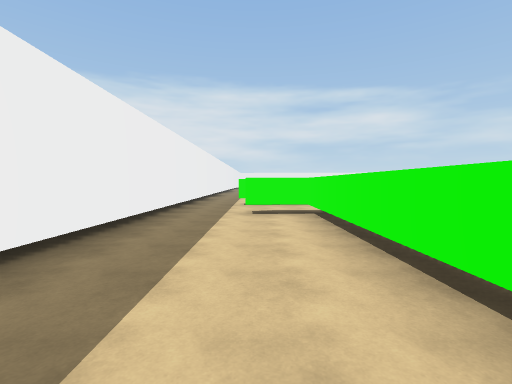
[1] (above)

24 first-person views from a walk through a 3-D level made in the Unity game engine. The camera is 1.5 m above the floor, tilts 2° down and sees 85° across. The floor is counted in squares, 2 m on a side. Each view is taken from the middle of a square. On the plan, view 1 faces up. The plan holds only what a view shows up to about 10 squares ahead; the rest is blank. The place goes on beyond the plan. The player character is not drawn. Surface patterns are stand-ins for the level's own textures.

[2]
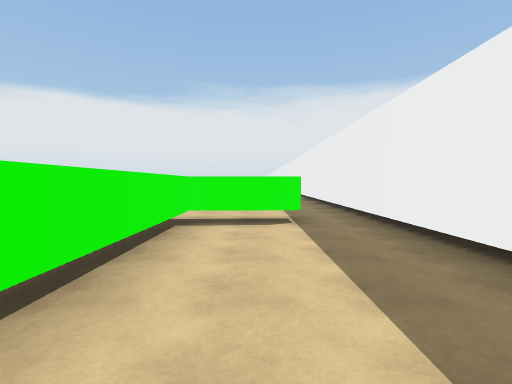

[3]
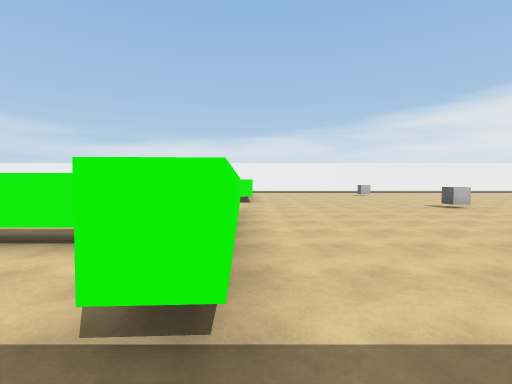

[4]
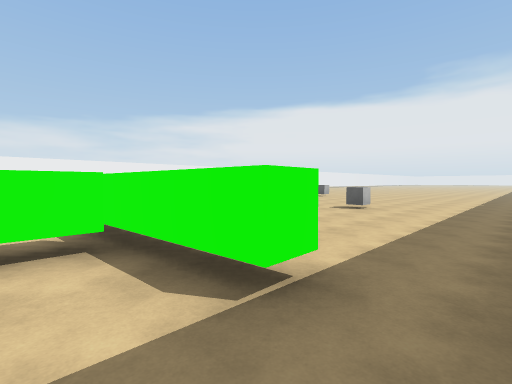

[5]
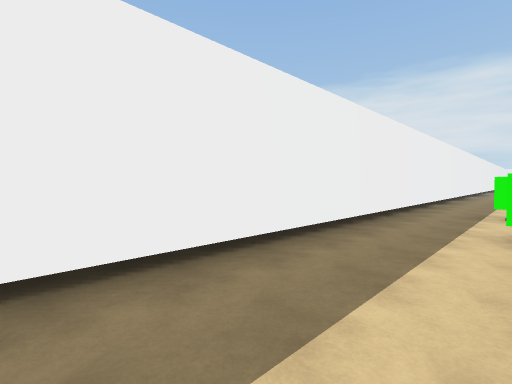

[6]
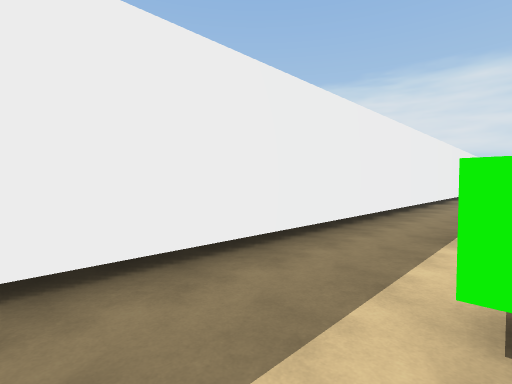

[7]
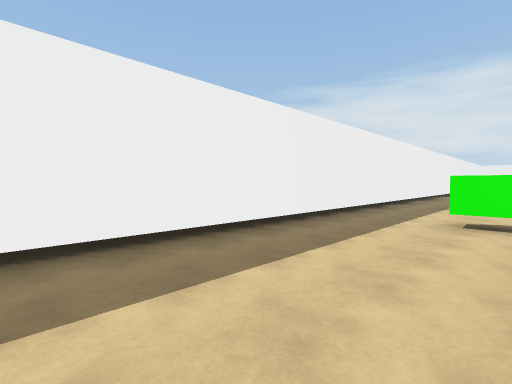

[8]
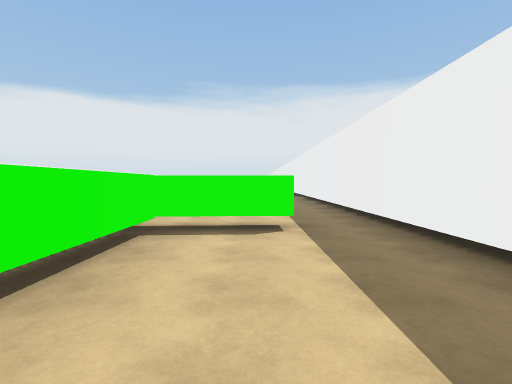

[9]
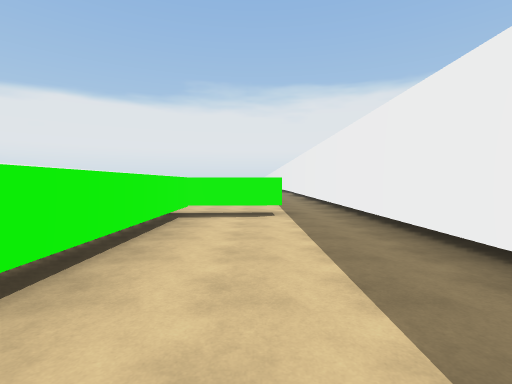

[10]
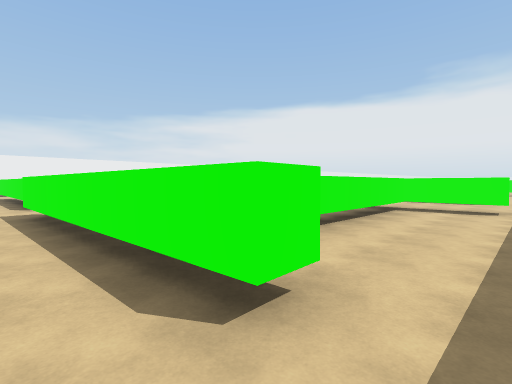

[11]
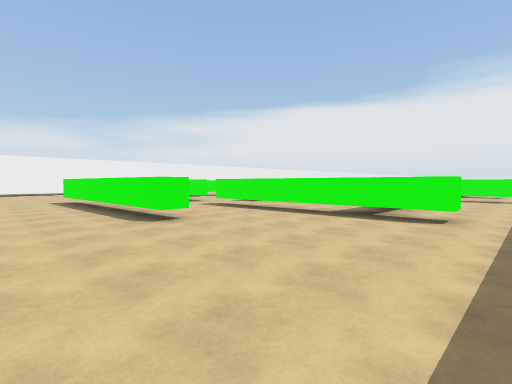

[12]
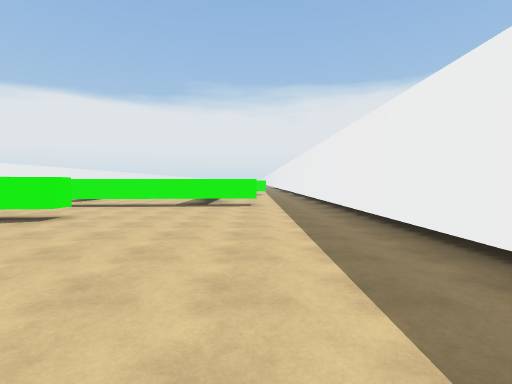

[13]
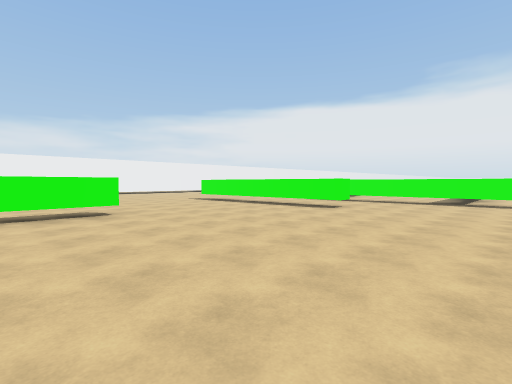

[14]
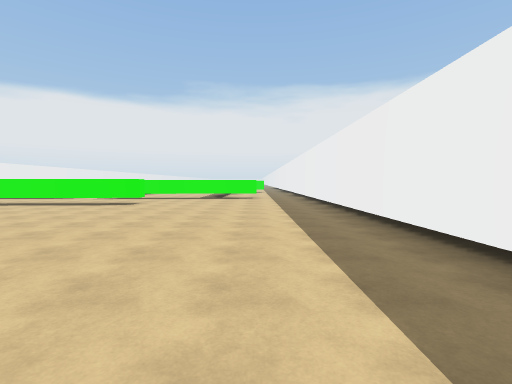

[15]
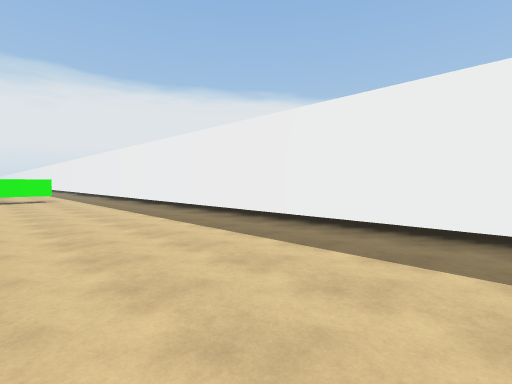

[16]
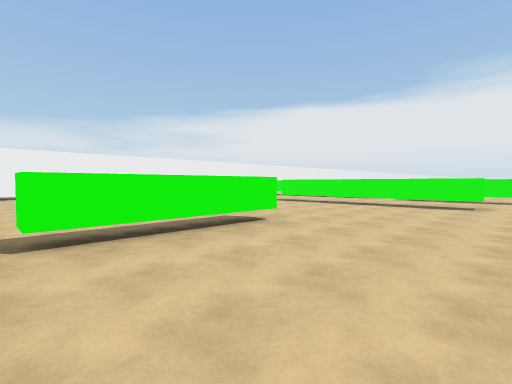

[17]
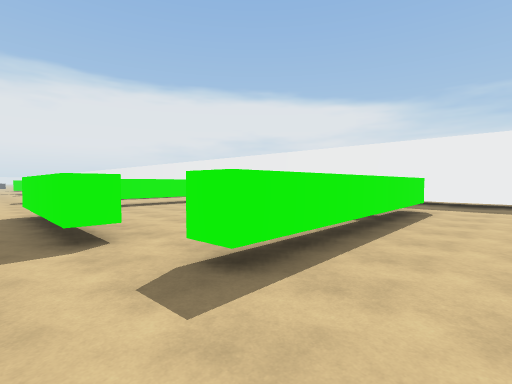

[18]
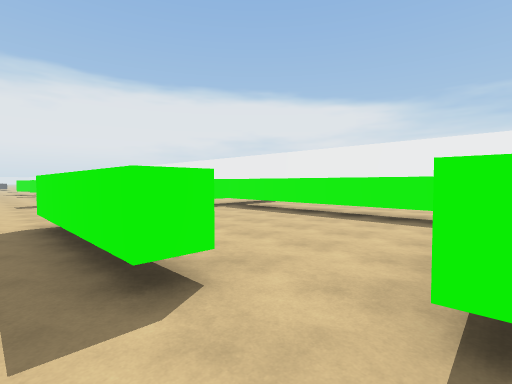

[19]
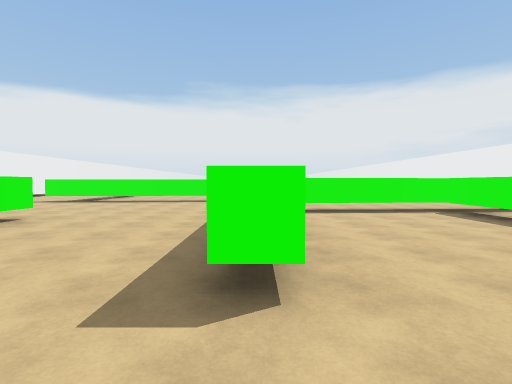

[20]
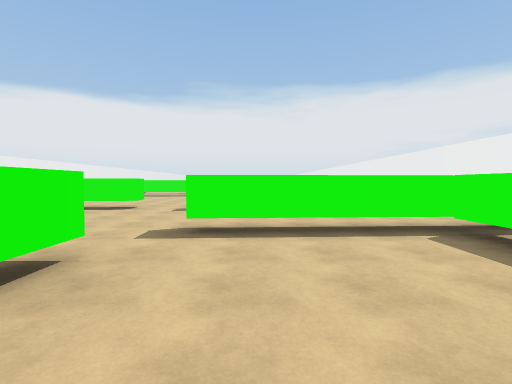

[21]
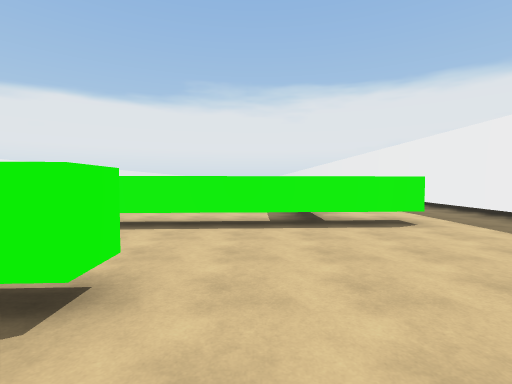

[22]
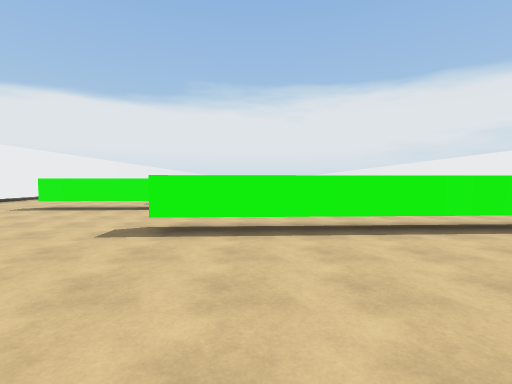

[23]
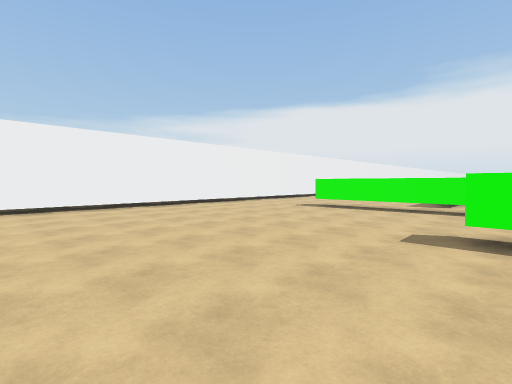

[24]
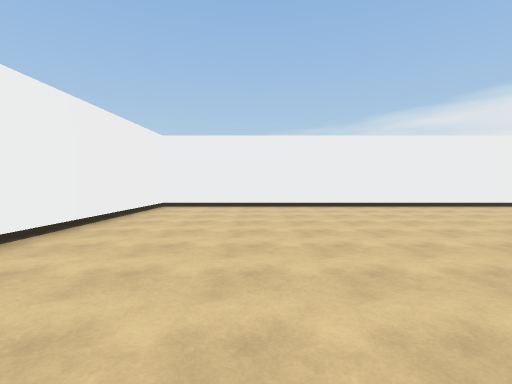

### Floor plan
Key: @ floor where view 1 was taken; # wall or solid block; . floor; C cube; T thing the floor can be seen under or through.
Columns run from 3 left of view 1 to 19 right of it. Each row starts with its distance up from view 1.
 41 #...........    #######
 40 #.........T.  ........#
 39 #.........T.. ........#
 38 #.........T...........#
 37 #.........T.. ........#
 36 #.....................#
 35 #.....................#
 34 #.....................#
 33 #.....................#
 32 #.....................#
 31 #......TTTTT##........#
 30 #.....................#
 29 #...........  .......
 28 #..TTTTTTT.. #TTTTT.
 27 #....T......  .......
 26 #....T....#..   .....
 25 #....T....#...
 24 #....T....#....
 23 #....T....#....#
 22 #....T...........
 21 #....TTTTT.......
 20 #..TT  ..........
 19 #.................
 18 #........ ........
 17 #..##     ..##
 16 #....     ....
 15 #....     ....
 14 #....
 13 #....
 12 #....
 11 #....
 10 #...
  9 #..#
  8 #.....
  7 #..###
  6 #....#
  5 #....#
  4 #....#
  3 #....#.
  2 #....#.
  1 #....#.
  0 #..@####
 -1 #..##.......
 -2 #...........
 -3 #...........
 -4 #...........
 -5 #...........
 -6  ...........
 -7  ....C...C..

Positions as (right, up) in squares from view 1, and headings:
1: (0, 0), facing up
2: (0, 5), facing down
3: (-2, -1), facing right
4: (-2, 1), facing down-right
5: (0, 2), facing up-left
6: (0, 5), facing up-left
7: (1, 11), facing up-left
8: (0, 25), facing down
9: (0, 27), facing down
10: (-1, 29), facing down-right
11: (-1, 34), facing down-right
12: (0, 37), facing down
13: (0, 39), facing down-right
14: (0, 41), facing down
15: (2, 41), facing down-left
16: (3, 41), facing down-right
17: (8, 30), facing down-left
18: (8, 28), facing down-left
19: (7, 28), facing down
20: (5, 25), facing down
21: (3, 33), facing down
22: (9, 36), facing down
23: (10, 36), facing down-right
24: (10, 38), facing right
